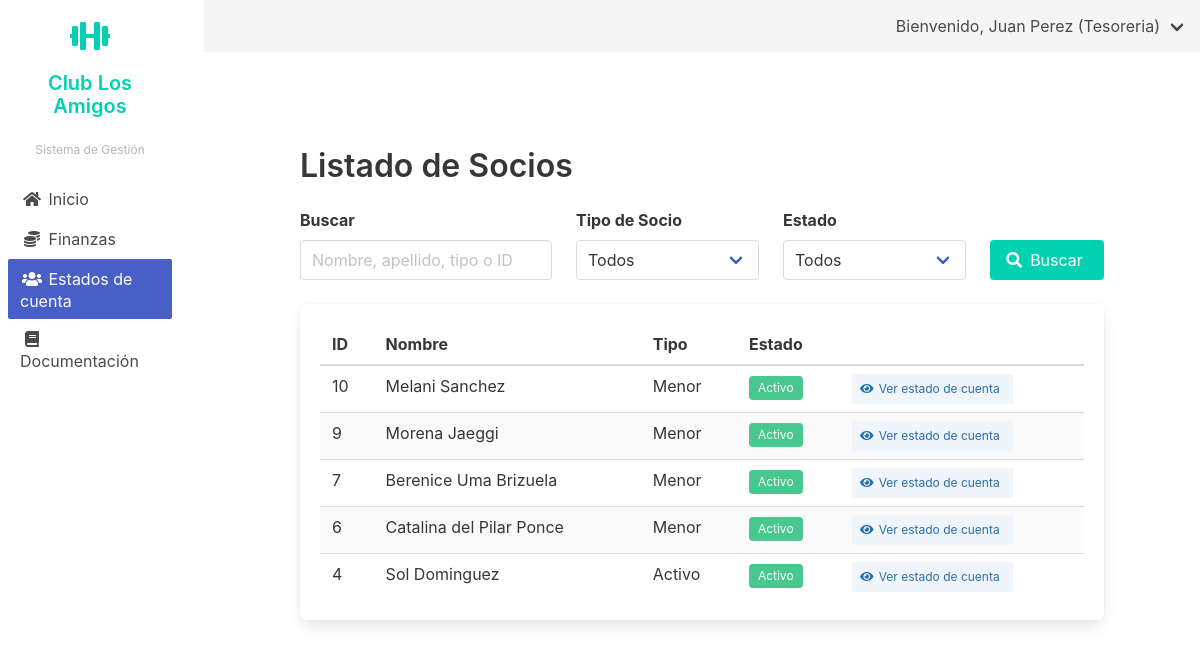
The page /finanzas/socios/ (signed in) on the database as committed earlier.
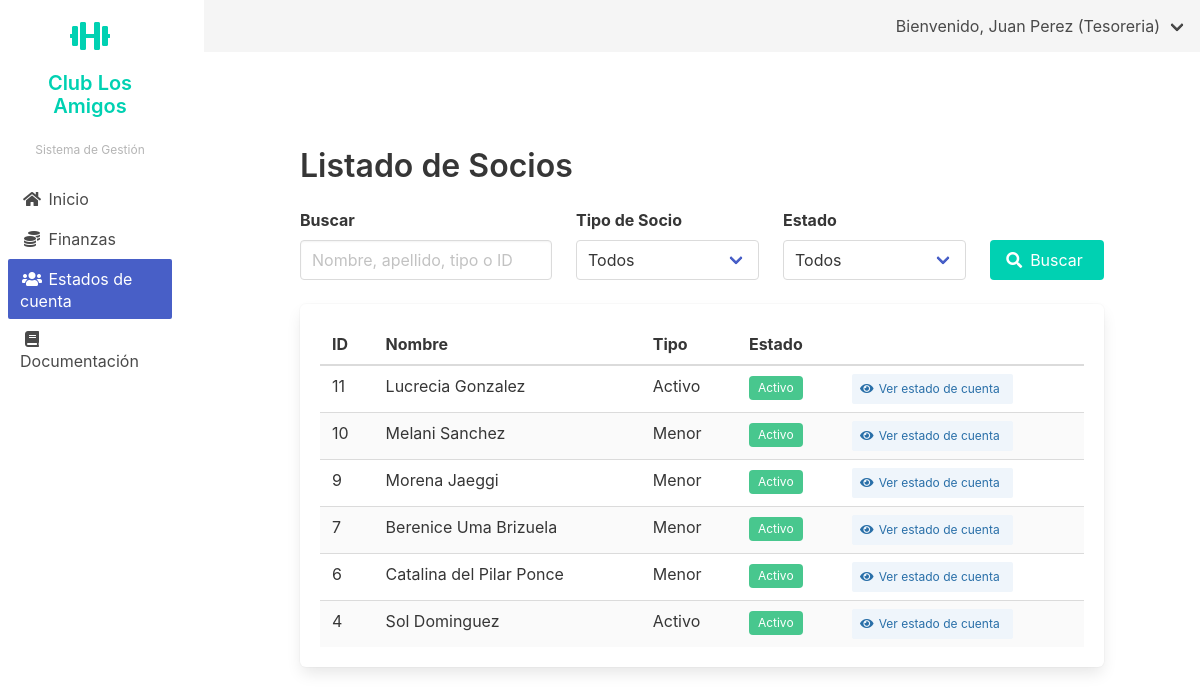
The same page on the database as committed later.
### socios/models.py (models this page shows, shortened)
class Socio(models.Model):
    perfil_usuario = models.OneToOneField(PerfilUsuario, on_delete=models.CASCADE, related_name='socio', null=True, blank=True)
    tipo_socio = models.ForeignKey(TipoSocio, on_delete=models.PROTECT)
    fecha_afiliacion = models.DateField()
    observaciones = models.TextField(blank=True, null=True)
    fecha_registro = models.DateTimeField(auto_now_add=True)
    fecha_actualizacion = models.DateTimeField(auto_now=True)
    class Meta:
        verbose_name = 'Socio'
        verbose_name_plural = 'Socios'
        ordering = ['-fecha_registro']

class TipoSocio(models.Model):
    TIPO_SOCIO_CHOICES = [
        ('ACTIVO', 'Activo'),
        ('ADHERENTE', 'Adherente'),
        ('INFANTIL', 'Infantil'),
        ('HONORARIO', 'Honorario'),
    ]
    nombre = models.CharField(max_length=10, choices=TIPO_SOCIO_CHOICES, unique=True)
    descripcion = models.TextField(blank=True, null=True)
    class Meta:
        verbose_name = 'Tipo de Socio'
        verbose_name_plural = 'Tipos de Socios'
        default_manager_name = 'objects'

### usuarios/models.py (models this page shows, shortened)
class PerfilUsuario(models.Model):
    TIPO_DOCUMENTO_CHOICES = [
        ('DNI', 'DNI'),
        ('CE', 'Carné de Extranjería'),
        ('PAS', 'Pasaporte'),
    ]
    ESTADO_SOCIO_CHOICES = [
        ('ACTIVO', 'Activo'),
        ('INACTIVO', 'Inactivo'),
        ('SUSPENDIDO', 'Suspendido'),
        ('PENDIENTE', 'Pendiente de Aprobación'),
        ('RETIRADO', 'Retirado'),
    ]
    usuario = models.OneToOneField(User, on_delete=models.CASCADE, related_name='perfil')
    tipo_documento = models.CharField(max_length=3, choices=TIPO_DOCUMENTO_CHOICES, default='DNI')
    numero_documento = models.CharField(max_length=20, unique=True)
    telefono = models.CharField(max_length=15, blank=True, null=True)
    direccion = models.TextField(blank=True, null=True)
    fecha_nacimiento = models.DateField(blank=True, null=True)
    estado_socio = models.CharField(max_length=10, choices=ESTADO_SOCIO_CHOICES, default='ACTIVO',
                                   verbose_name='Estado como Socio')
    fecha_registro = models.DateTimeField(auto_now_add=True)
    fecha_actualizacion = models.DateTimeField(auto_now=True)
    class Meta:
        verbose_name = 'Perfil de Usuario'
        verbose_name_plural = 'Perfiles de Usuario'
    @property
    def esta_activo_sistema(self):
        return self.usuario.is_active and self.estado_socio == 'ACTIVO'

### finanzas/views.py (the view, shortened to what this page needs)
# urls.py: path('socios/', views.lista_socios_finanzas, name='lista_socios_finanzas'),
@login_required
@tesorero_required
def lista_socios_finanzas(request):
    query = request.GET.get('q', '').strip()
    tipo = request.GET.get('tipo', '')
    estado = request.GET.get('estado', '')
    socios = Socio.objects.select_related('perfil_usuario', 'tipo_socio').all()
    if tipo:
        socios = socios.filter(tipo_socio__nombre=tipo)
    if estado:
        if estado == 'activo':
            socios = socios.filter(perfil_usuario__esta_activo_sistema=True)
        elif estado == 'inactivo':
            socios = socios.filter(perfil_usuario__esta_activo_sistema=False)
    tipos = TipoSocio.objects.all()
    return render(request, 'finanzas/lista_socios_finanzas.html', {
        'socios': socios,
        'tipos': tipos,
        'query': query,
        'tipo_selected': tipo,
        'estado_selected': estado,
    })

### usuarios/context_processors.py (called while the page is built)
def user_role_context(request):
    if request.user.is_authenticated:
        user_groups = request.user.groups.all()
        if user_groups.filter(name='Coordinador').exists():
            user_role = 'Coordinador'
        elif user_groups.filter(name='Tesoreria').exists():
            user_role = 'Tesoreria'
        elif user_groups.filter(name='Comision').exists():
            user_role = 'Comision'
        elif user_groups.filter(name='Administrador').exists():
            user_role = 'Administrador'
        else:
            user_role = 'Default'
    else:
        user_role = 'Default'
    return {
        'user_role': user_role
    }

### finanzas/templates/finanzas/lista_socios_finanzas.html (shortened to what this page needs)
{% extends 'usuarios/base_tesorero.html' %}
{% load static %}
{% block content %}
<div class="container">
    <div class="section">
        <h1 class="title">Listado de Socios</h1>
        <form method="get" class="mb-5">
            <div class="columns is-multiline">
                <div class="column is-4">
                    <div class="field">
                        <label class="label">Buscar</label>
                        <div class="control">
                            <input class="input" type="text" name="q" placeholder="Nombre, apellido, tipo o ID" value="{{ query }}">
                        </div>
                    </div>
                </div>
                <div class="column is-3">
                    <div class="field">
                        <label class="label">Tipo de Socio</label>
                        <div class="control">
                            <div class="select is-fullwidth">
                                <select name="tipo">
                                    <option value="">Todos</option>
                                </select>
                            </div>
                        </div>
                    </div>
                </div>
                <div class="column is-3">
                    <div class="field">
                        <label class="label">Estado</label>
                        <div class="control">
                            <div class="select is-fullwidth">
                                <select name="estado">
                                    <option value="">Todos</option>
                                </select>
                            </div>
                        </div>
                    </div>
                </div>
                <div class="column is-2 is-flex is-align-items-end">
                    <button class="button is-primary is-fullwidth" type="submit">
                        <span class="icon"><i class="fas fa-search"></i></span>
                        <span>Buscar</span>
                    </button>
                </div>
            </div>
        </form>
        <div class="box">
            <table class="table is-fullwidth is-striped is-hoverable">
                <thead>
                    <tr>
                        <th>ID</th>
                        <th>Nombre</th>
                        <th>Tipo</th>
                        <th>Estado</th>
                        <th></th>
                    </tr>
                </thead>
                <tbody>
                    {% for socio in socios %}
                    <tr>
                        <td>{{ socio.id }}</td>
                        <td>{% if socio.perfil_usuario %}{{ socio.perfil_usuario.usuario.get_full_name }}{% else %}<span class="has-text-grey">Sin perfil</span>{% endif %}</td>
                        <td>{{ socio.tipo_socio.nombre }}</td>
                        <td>
                            {% if socio.perfil_usuario and socio.perfil_usuario.esta_activo_sistema %}
                                <span class="tag is-success">Activo</span>
                            {% else %}
                                <span class="tag is-danger">Inactivo</span>
                            {% endif %}
                        </td>
                        <td>
                            <a href="{% url 'finanzas:estado_cuenta_socio' socio.id %}" class="button is-small is-info is-light" title="Ver estado de cuenta">
                                <span class="icon"><i class="fas fa-eye"></i></span>
                                <span>Ver estado de cuenta</span>
                            </a>
                        </td>
                    </tr>
                    {% empty %}
                    <tr>
                        <td colspan="5" class="has-text-centered">No se encontraron socios.</td>
                    </tr>
                    {% endfor %}
                </tbody>
            </table>
        </div>
    </div>
</div>
{% endblock %}

Rows that differ between the two databases and show on the page:
added Socio: id "11", perfil_usuario.usuario.get_full_name "Lucrecia Gonzalez", tipo_socio.nombre "Activo"
